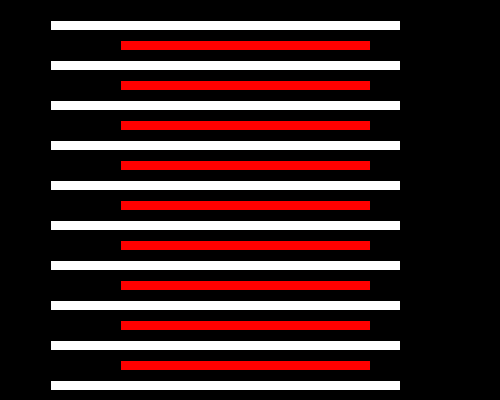
Frame 1 (no input)
Frame 60 (the mouse pressed at the canvas centre just before this capture): identical to frame 1, image omitted
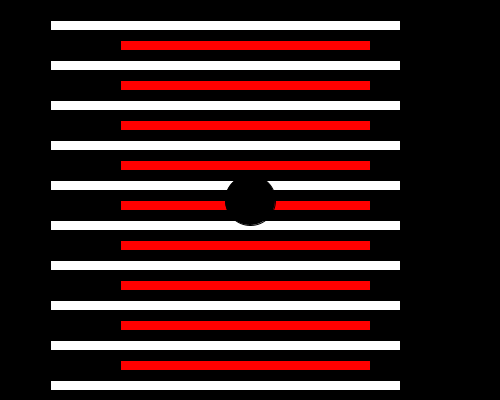
Frame 120 (the mouse held since frame 60 and released just before this capture)

The Processing sketch that drew these frames (run headless with seeded random() and noise(); from frame 60 on, the mouse is pressed at the canvas centre):

// Processing sketch: lab07_exercise05
// ── lab07_exercise05.pde
  //==========================================================//
  //       Solution for Processing Lab07_Exercise05           //
  //                                                          //
  //   Author(s): Siobhan Drohan & Mairead Meagher, WIT       //
  //                                                          //
  //  Description:  Tying all the concepts together:          //
  //                Creating a blackboard and rubbing the     //
  //                contents off                              //
  //                                                          //
  //  Instructions: Run the code by clicking the triangle     //
  //                button above.                             //
  //==========================================================//
  
  void setup() {
    size(500,400);
    background(0);
  
    //set up the blackboard with rectangles to "rub off"
    int yCoordinate = 20;
    for(int i = 0; i < 15; i++) 
    {
        // Draw horizontal white bars 
        fill(255);
        rect(50, yCoordinate, 350, 10);
        // Draw horizontal red bars 
        fill(255,0,0);
        rect(120, yCoordinate+20, 250 , 10);
        yCoordinate+=40;
     }

     //setting up the colour for the "duster"
     fill(0,0,0);
  }
  
  void draw() {
   
    if (mousePressed) {
        //redraw the background when the mouse is pressed
        background(0);
        //setup the blackborad with more contents
       int yCoordinate = 20;
       for(int i = 0; i < 15; i++) 
       {
           // Draw horizontal white bars 
           fill(255);
           rect(50, yCoordinate, 350, 10);
           // Draw horizontal red bars 
           fill(255,0,0);
           rect(120, yCoordinate+20, 250 , 10);
           yCoordinate+=40;
     }
     //setting up the colour for the "duster"
     fill(0,0,0);
   }
   
   //this is my "duster"
   ellipse(mouseX, mouseY, 50, 50);
  }
  
